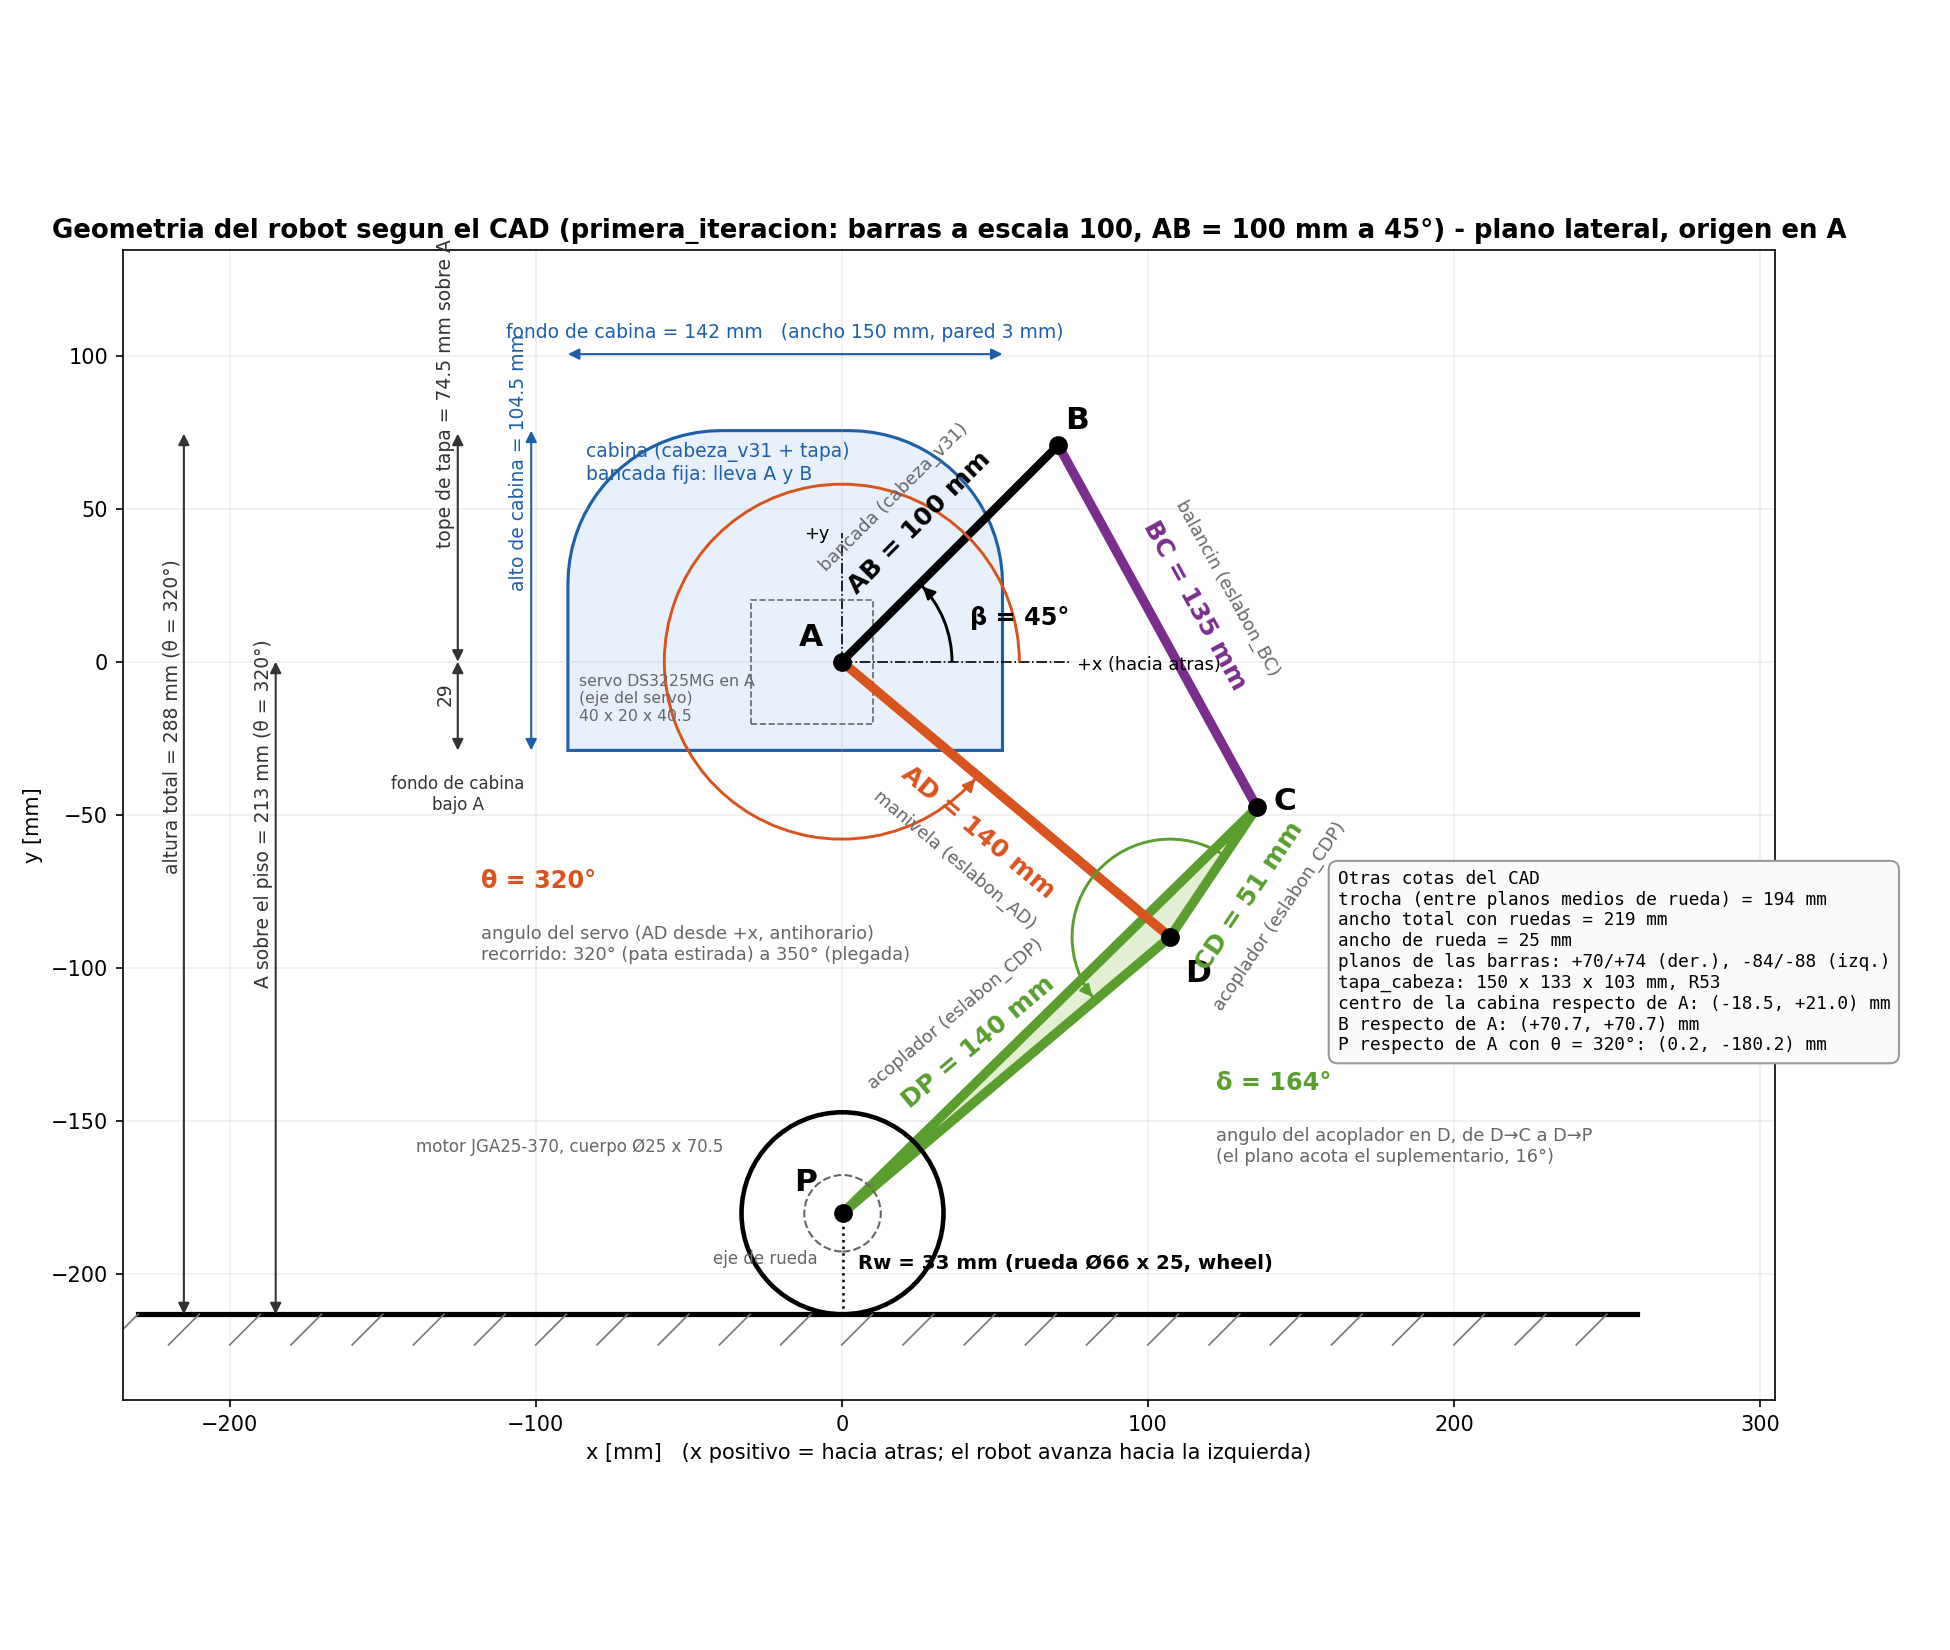

This chart was generated by the following Python code:
"""Dibuja la geometria del robot (plano lateral) con el nombre y el valor de cada cota, segun el CAD
diseno_mecanico/primera_iteracion (barras a escala 100, bancada AB = 100 mm a 45 grados). Genera geometria_robot.png.
   python geometria_robot.py
"""
import math, os
import matplotlib
matplotlib.use("Agg")
import matplotlib.pyplot as plt
from matplotlib.patches import Circle, Polygon, FancyArrowPatch, Arc

# ----------------------------- valores del CAD (mm, grados) -----------------------------
AB, beta = 100.0, 45.0     # bancada A-B en la cabina y su angulo desde +x (cabeza_v31, CAD actual: todo a escala 100)
AD, BC, CD, DP = 140.0, 135.0, 51.0, 140.0   # eslabon_AD, eslabon_BC, eslabon_CDP
delta = 164.0              # angulo en D, de D->C a D->P (eslabon_CDP)
theta = 320.0              # angulo del servo en el dibujo: 320 = pata estirada (recorrido 320..350)
Rw = 33.0                  # radio de rueda (wheel, diametro 66)
ancho_rueda, trocha = 25.0, 194.0
cab_fondo, cab_ancho, cab_alto, cab_pared = 142.0, 150.0, 104.5, 3.0   # cabeza_v31
cab_cx, cab_bajo_A = -18.5, 29.0                                        # centro de la cabina y fondo bajo A
tapa_sobre_A = 74.5
motor = "JGA25-370, cuerpo Ø25 x 70.5"
servo = "DS3225MG, 40 x 20 x 40.5"

# ----------------------------- cinematica: posiciones de los nudos -----------------------------
r = math.radians
A = (0.0, 0.0)
B = (AB * math.cos(r(beta)), AB * math.sin(r(beta)))
D = (AD * math.cos(r(theta)), AD * math.sin(r(theta)))
# C: interseccion de los circulos (B, BC) y (D, CD); rama como esta armado el CAD
dx, dy = D[0] - B[0], D[1] - B[1]
d = math.hypot(dx, dy)
a = (BC**2 - CD**2 + d**2) / (2 * d)
h = math.sqrt(BC**2 - a**2)
M = (B[0] + a * dx / d, B[1] + a * dy / d)
C = (M[0] - h * dy / d, M[1] + h * dx / d)
ang_DC = math.atan2(C[1] - D[1], C[0] - D[0])
P = (D[0] + DP * math.cos(ang_DC + r(delta)), D[1] + DP * math.sin(ang_DC + r(delta)))
y_piso = P[1] - Rw

# ----------------------------- dibujo -----------------------------
fig, ax = plt.subplots(figsize=(13, 11), dpi=150)
ax.set_aspect("equal")
ax.set_facecolor("white")
gris = "#666666"

# piso
ax.plot([-230, 260], [y_piso, y_piso], color="k", lw=2.5)
for x in range(-230, 261, 20):
    ax.plot([x, x - 10], [y_piso, y_piso - 10], color="#777777", lw=0.8)

# cabina: perfil con esquinas superiores redondeadas R50
x1, x2 = cab_cx - cab_fondo / 2, cab_cx + cab_fondo / 2
y1, y2 = -cab_bajo_A, -cab_bajo_A + cab_alto
R = 50.0
pts = [(x1, y1), (x2, y1)]
pts += [(x2 - R + R * math.cos(t), y2 - R + R * math.sin(t)) for t in [i * math.pi / 40 for i in range(0, 21)]]
pts += [(x1 + R + R * math.cos(t), y2 - R + R * math.sin(t)) for t in [math.pi / 2 + i * math.pi / 40 for i in range(0, 21)]]
ax.add_patch(Polygon(pts, closed=True, facecolor="#e8f1fb", edgecolor="#1f5fa8", lw=1.5, zorder=1))
ax.text(x1 + 6, y2 - 16, "cabina (cabeza_v31 + tapa)\nbancada fija: lleva A y B", color="#1f5fa8", fontsize=9, zorder=5)

# barras
azul, naranja, violeta, verde = "black", "#d9531e", "#7b2d8e", "#5a9e2f"
ax.plot([A[0], B[0]], [A[1], B[1]], color=azul, lw=4, solid_capstyle="round", zorder=3)
ax.plot([A[0], D[0]], [A[1], D[1]], color=naranja, lw=4.5, solid_capstyle="round", zorder=3)
ax.plot([B[0], C[0]], [B[1], C[1]], color=violeta, lw=4.5, solid_capstyle="round", zorder=3)
ax.add_patch(Polygon([D, C, P], closed=True, facecolor="#e2efd2", edgecolor=verde, lw=4.5, joinstyle="round", zorder=2))
# rueda y motor
ax.add_patch(Circle(P, Rw, fill=False, color="k", lw=2.2, zorder=3))
ax.add_patch(Circle(P, 12.5, fill=False, color=gris, lw=1, ls="--", zorder=3))
# nudos
for name, pt, off in [("A", A, (-10, 8)), ("B", B, (6, 8)), ("C", C, (9, 2)), ("D", D, (9, -12)), ("P", P, (-12, 10))]:
    ax.plot(pt[0], pt[1], "o", color="k", ms=8, zorder=6)
    ax.text(pt[0] + off[0], pt[1] + off[1], name, fontsize=15, fontweight="bold", ha="center", va="center", zorder=6)
ax.text(P[0] - 8, P[1] - 12, "eje de rueda", fontsize=8, color=gris, ha="right", va="top")


def etiqueta(p, q, txt, sub, color, lado):
    """texto a lo largo de la barra p->q; lado=+1 a la izquierda del sentido p->q"""
    mx, my = (p[0] + q[0]) / 2, (p[1] + q[1]) / 2
    vx, vy = q[0] - p[0], q[1] - p[1]
    L = math.hypot(vx, vy)
    nx, ny = -vy / L, vx / L
    ang = math.degrees(math.atan2(vy, vx))
    if ang > 90 or ang < -90:
        ang += 180
    d1, d2 = (14, 26) if lado > 0 else (-14, -26)
    ax.text(mx + d1 * nx, my + d1 * ny, txt, rotation=ang, rotation_mode="anchor", ha="center", va="center",
            fontsize=12, fontweight="bold", color=color, zorder=7)
    ax.text(mx + d2 * nx, my + d2 * ny, sub, rotation=ang, rotation_mode="anchor", ha="center", va="center",
            fontsize=8.5, color=gris, zorder=7)


etiqueta(A, B, f"AB = {AB:g} mm", "bancada (cabeza_v31)", azul, +1)
etiqueta(A, D, f"AD = {AD:g} mm", "manivela (eslabon_AD)", naranja, -1)
etiqueta(B, C, f"BC = {BC:g} mm", "balancin (eslabon_BC)", violeta, +1)
etiqueta(D, C, f"CD = {CD:g} mm", "acoplador (eslabon_CDP)", verde, -1)
etiqueta(D, P, f"DP = {DP:g} mm", "acoplador (eslabon_CDP)", verde, -1)


def arco(c, rad, a1, a2, color, txt, tpos):
    ax.add_patch(Arc(c, 2 * rad, 2 * rad, angle=0, theta1=a1, theta2=a2, color=color, lw=1.4, zorder=4))
    e = (c[0] + rad * math.cos(r(a2)), c[1] + rad * math.sin(r(a2)))
    t = (-math.sin(r(a2)), math.cos(r(a2)))
    ax.add_patch(FancyArrowPatch((e[0] - 6 * t[0], e[1] - 6 * t[1]), e, arrowstyle="-|>", mutation_scale=12, color=color, lw=1.2, zorder=4))
    ax.text(tpos[0], tpos[1], txt, fontsize=11.5, fontweight="bold", color=color, zorder=7)


# angulos
ax.plot([A[0], A[0] + 75], [A[1], A[1]], color="k", lw=0.8, ls="-.")
ax.text(A[0] + 77, A[1] - 1, "+x (hacia atras)", fontsize=8.5, va="center")
ax.plot([A[0], A[0]], [A[1], A[1] + 42], color="k", lw=0.8, ls="-.")
ax.text(A[0] - 4, A[1] + 40, "+y", fontsize=8.5, ha="right")
arco(A, 36, 0, beta, "k", f"β = {beta:g}°", (A[0] + 42, A[1] + 12))
arco(A, 58, 0, theta, naranja, f"θ = {theta:g}°", (A[0] - 118, A[1] - 74))
ax.text(A[0] - 118, A[1] - 86, "angulo del servo (AD desde +x, antihorario)\nrecorrido: 320° (pata estirada) a 350° (plegada)",
        fontsize=8.5, color=gris, va="top")
a_dp = math.degrees(ang_DC + r(delta))
arco(D, 32, math.degrees(ang_DC), a_dp, verde, f"δ = {delta:g}°", (D[0] + 15, D[1] - 50))
ax.text(D[0] + 15, D[1] - 62, "angulo del acoplador en D, de D→C a D→P\n(el plano acota el suplementario, 16°)", fontsize=8.5, color=gris, va="top")

# rueda
ax.plot([P[0], P[0]], [P[1], P[1] - Rw], color="k", lw=1.2, ls=":")
ax.text(P[0] + 5, P[1] - Rw / 2, f"Rw = {Rw:g} mm (rueda Ø{2*Rw:g} x {ancho_rueda:g}, wheel)", fontsize=9.5, fontweight="bold", va="center")
ax.text(P[0] - Rw - 6, P[1] + 20, f"motor {motor}", fontsize=8, color=gris, ha="right")


def cota(p, q, txt, color, vertical):
    ax.add_patch(FancyArrowPatch(p, q, arrowstyle="<|-|>", mutation_scale=11, color=color, lw=1.0, shrinkA=0, shrinkB=0, zorder=4))
    mx, my = (p[0] + q[0]) / 2, (p[1] + q[1]) / 2
    if vertical:
        ax.text(mx - 4, my, txt, rotation=90, ha="center", va="bottom", fontsize=9, color=color, zorder=7)
    else:
        ax.text(mx, my + 4, txt, ha="center", va="bottom", fontsize=9, color=color, zorder=7)


azulc = "#1f5fa8"
cota((x1 - 12, y1), (x1 - 12, y2), f"alto de cabina = {cab_alto:g} mm", azulc, True)
cota((x1, y2 + 25), (x2, y2 + 25), f"fondo de cabina = {cab_fondo:g} mm   (ancho {cab_ancho:g} mm, pared {cab_pared:g} mm)", azulc, False)
cota((x1 - 36, y1), (x1 - 36, 0), f"{cab_bajo_A:g}", "#333333", True)
ax.text(x1 - 36, y1 - 8, "fondo de cabina\nbajo A", fontsize=8, color="#333333", ha="center", va="top")
cota((x1 - 36, 0), (x1 - 36, tapa_sobre_A), f"tope de tapa = {tapa_sobre_A:g} mm sobre A", "#333333", True)
cota((-185, y_piso), (-185, 0), f"A sobre el piso = {-y_piso:.0f} mm (θ = {theta:g}°)", "#333333", True)
cota((-215, y_piso), (-215, tapa_sobre_A), f"altura total = {tapa_sobre_A - y_piso:.0f} mm (θ = {theta:g}°)", "#333333", True)

# servo en A
ax.add_patch(plt.Rectangle((-9.7 - 20, -20.25), 40, 40.5, fill=False, color=gris, ls="--", lw=0.8, zorder=2))
ax.text(-86, -4, "servo DS3225MG en A\n(eje del servo)\n40 x 20 x 40.5", fontsize=7.5, color=gris, ha="left", va="top", zorder=5)

# recuadro con el resto de las cotas del CAD
texto = (
    "Otras cotas del CAD\n"
    f"trocha (entre planos medios de rueda) = {trocha:g} mm\n"
    f"ancho total con ruedas = {trocha + ancho_rueda:g} mm\n"
    f"ancho de rueda = {ancho_rueda:g} mm\n"
    "planos de las barras: +70/+74 (der.), -84/-88 (izq.)\n"
    "tapa_cabeza: 150 x 133 x 103 mm, R53\n"
    "centro de la cabina respecto de A: (-18.5, +21.0) mm\n"
    f"B respecto de A: ({B[0]:+.1f}, {B[1]:+.1f}) mm\n"
    f"P respecto de A con θ = {theta:g}°: ({P[0]:.1f}, {P[1]:.1f}) mm"
)
ax.text(162, -68, texto, fontsize=8.5, va="top", ha="left", family="monospace",
        bbox=dict(boxstyle="round,pad=0.5", facecolor="#fafafa", edgecolor="#999999"))

ax.set_xlim(-235, 305)
ax.set_ylim(y_piso - 28, tapa_sobre_A + 60)
ax.set_xlabel("x [mm]   (x positivo = hacia atras; el robot avanza hacia la izquierda)")
ax.set_ylabel("y [mm]")
ax.set_title("Geometria del robot segun el CAD (primera_iteracion: barras a escala 100, AB = 100 mm a 45°) - plano lateral, origen en A",
             fontsize=12.5, fontweight="bold")
ax.grid(True, alpha=0.2)
fig.tight_layout()
salida = os.path.join(os.path.dirname(os.path.abspath(__file__)), "geometria_robot.png")
fig.savefig(salida, dpi=150)
print("guardado", salida)
